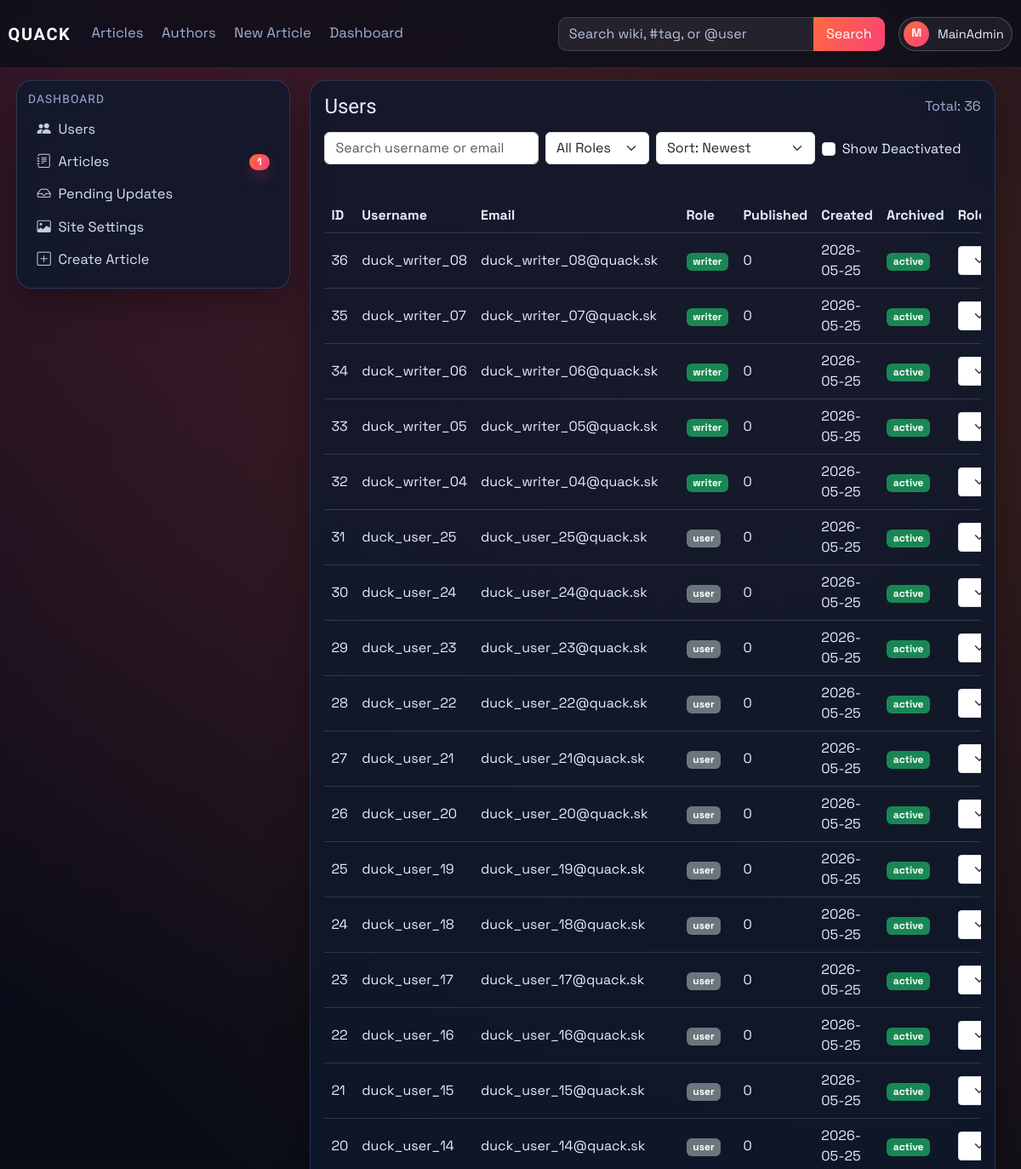
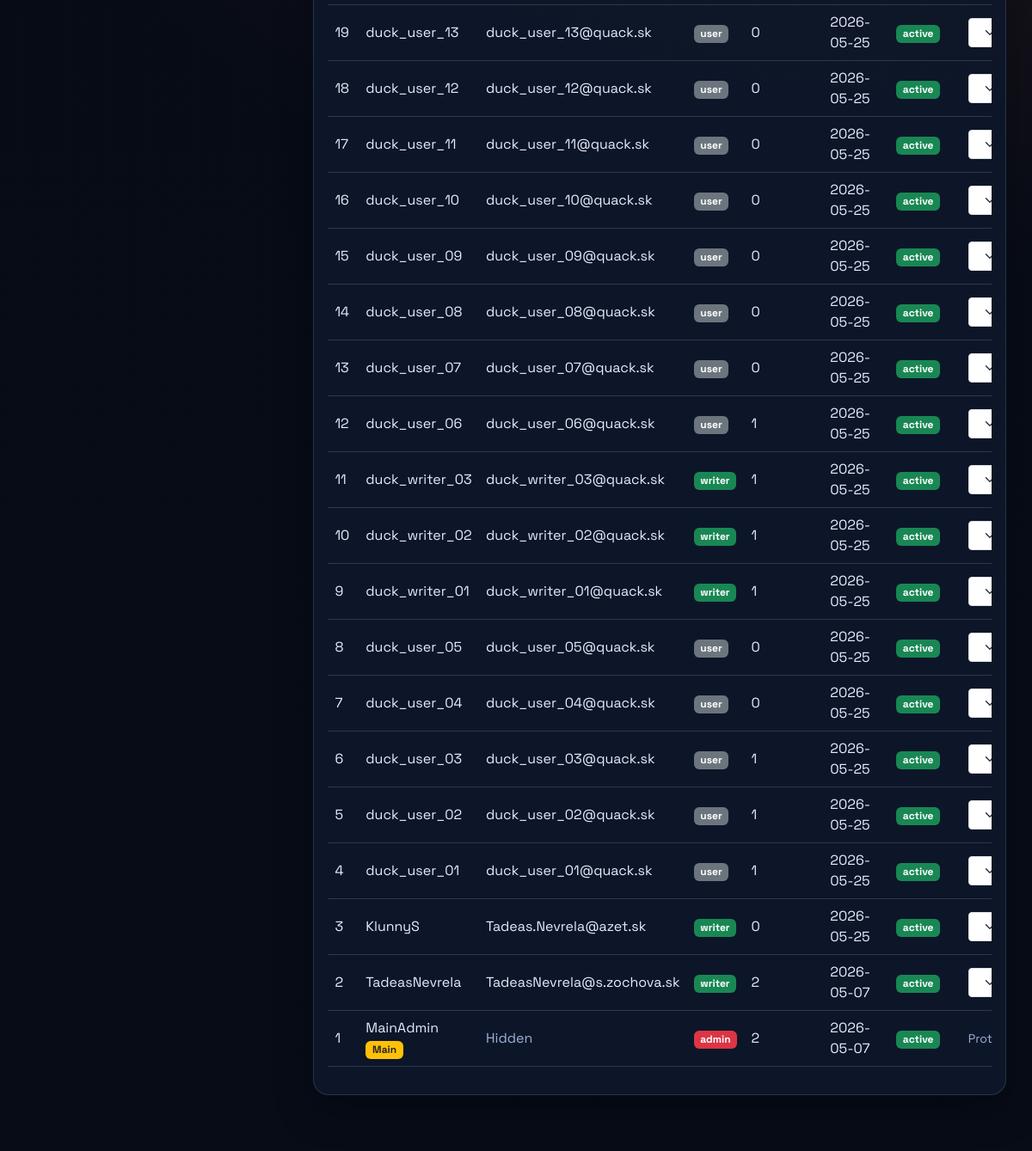
The page /dashboard/users (signed in, upper part) on the database as committed earlier (2 pictures, top to bottom).
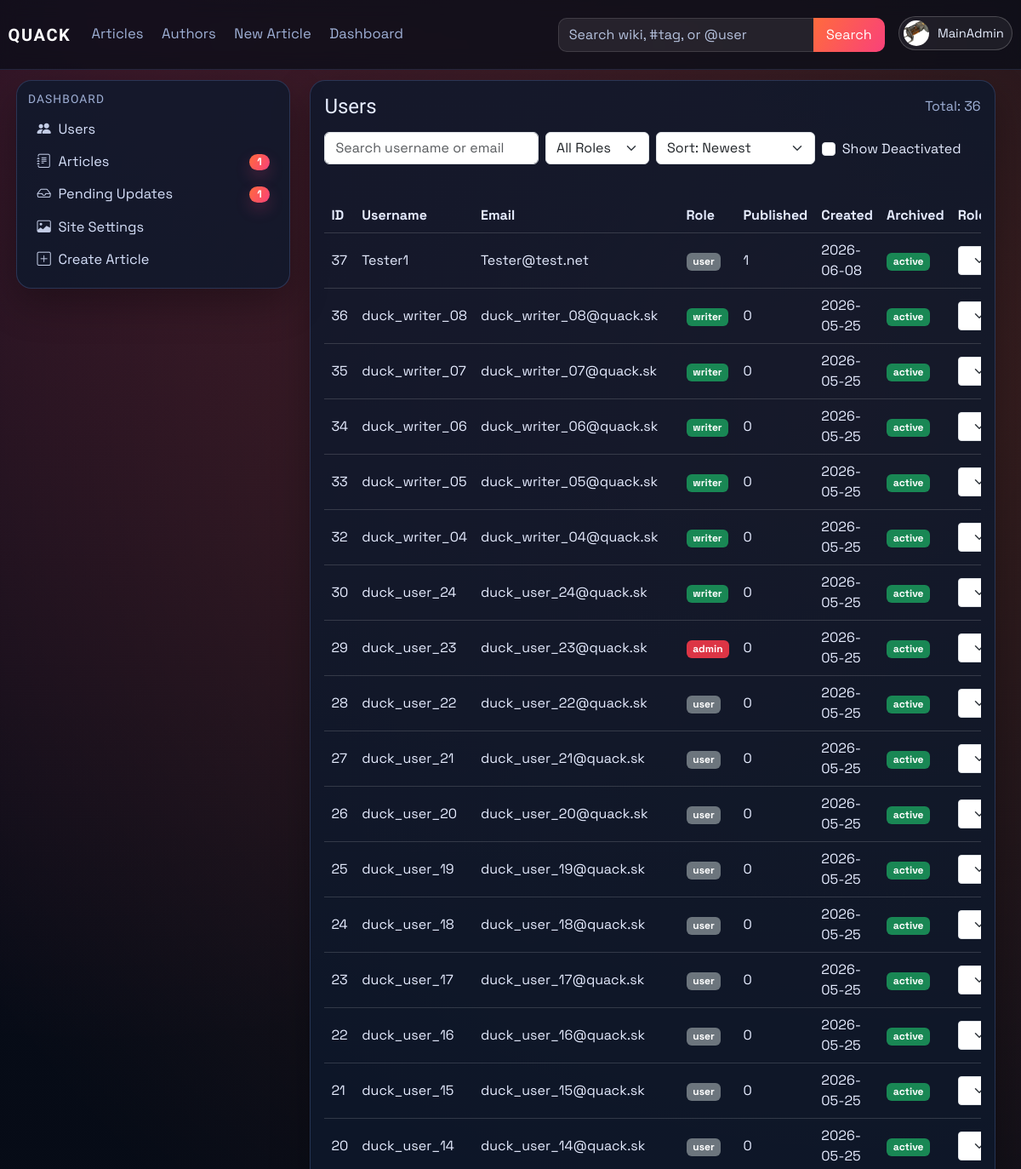
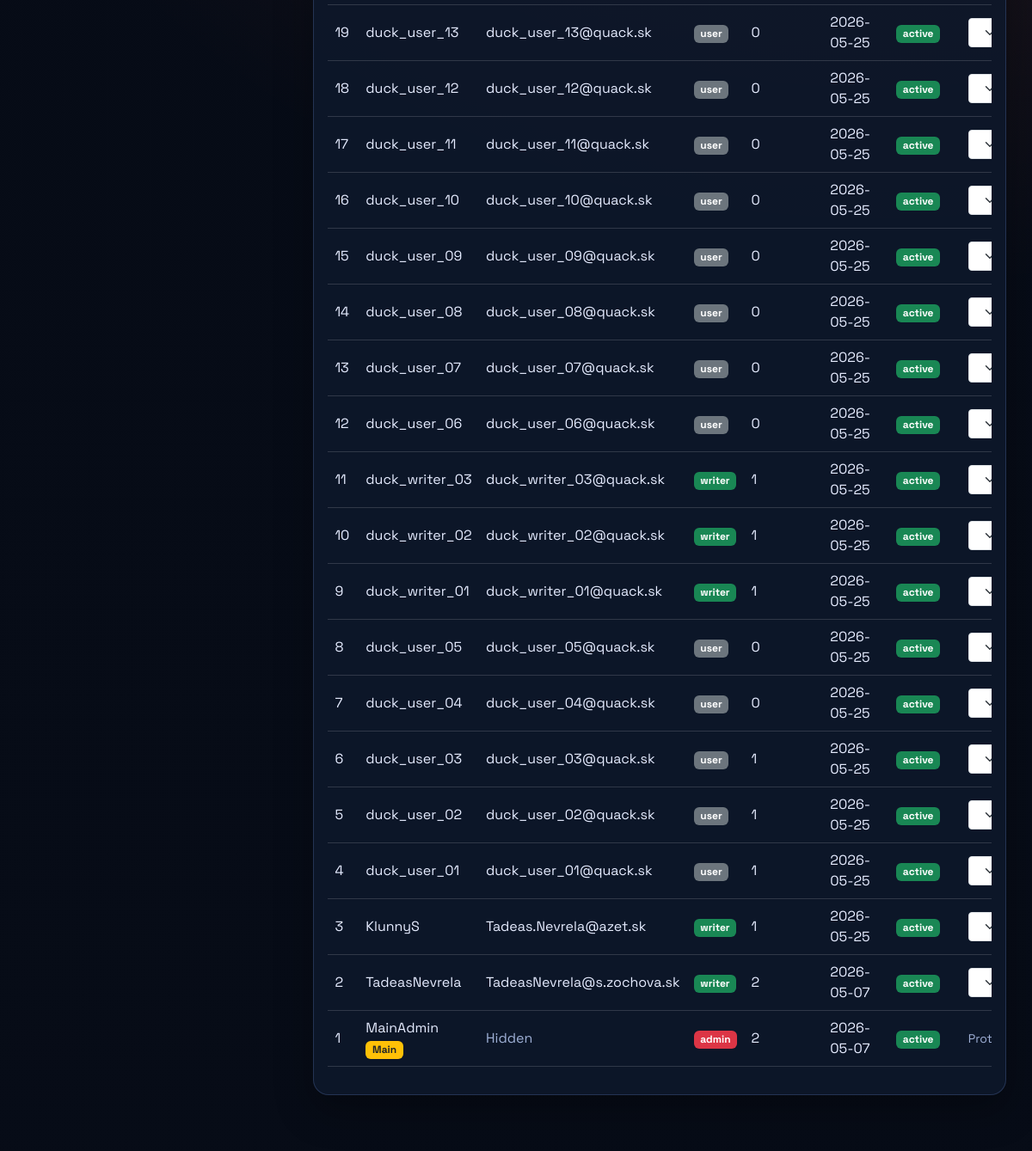
The same page on the database as committed later (2 pictures, top to bottom).
### models.py (models this page shows, shortened)
class User(db.Model, UserMixin):
    id = db.Column(db.Integer, primary_key=True)
    username = db.Column(db.String(120), unique=True, nullable=False)
    email = db.Column(db.String(120), unique=True, nullable=False)
    password_hash = db.Column(db.String(128), nullable=False)
    profile_image_url = db.Column(db.String(120), nullable=True)
    public_display_name = db.Column(db.String(80), nullable=True)
    public_bio = db.Column(db.Text, nullable=True)
    created_at = db.Column(db.DateTime, default=datetime.utcnow)
    role = db.Column(db.String(30), default='user')
    is_archived = db.Column(db.Boolean, default=False, nullable=False)
    archived_at = db.Column(db.DateTime, nullable=True)

### main.py (the view)
@app.route('/dashboard/users')
@role_required(['admin'])
def dashboard_users():
    search = (request.args.get('q') or '').strip()
    role_filter = (request.args.get('role') or 'all').strip().lower()
    show_archived = request.args.get('show_archived') == '1'
    sort = (request.args.get('sort') or 'newest').strip().lower()
    query = User.query
    if not show_archived:
        query = query.filter(User.is_archived.is_(False))
    if search:
        like = f'%{search}%'
        query = query.filter((User.username.ilike(like)) | (User.email.ilike(like)))
    if role_filter in {'user', 'writer', 'admin'}:
        query = query.filter(User.role == role_filter)
    sort_map = {
        'newest': User.created_at.desc(),
        'oldest': User.created_at.asc(),
        'username_az': User.username.asc(),
        'username_za': User.username.desc(),
        'role_az': User.role.asc(),
        'role_za': User.role.desc(),
    }
    users = query.order_by(sort_map.get(sort, User.created_at.desc())).all()
    all_published_counts = published_article_counts_by_user()
    published_counts = {user.username: all_published_counts.get(user.username, 0) for user in users}
    role_form = RoleForm()
    return render_template(
        'dashboard_users.html',
        users=users,
        published_counts=published_counts,
        role_form=role_form,
        search=search,
        role_filter=role_filter,
        show_archived=show_archived,
        sort=sort,
    )

### forms.py
class RoleForm(FlaskForm):
    role = SelectField("Role", choices=[
        ("user", "User"),
        ("writer", "Writer"),
        ("admin", "Admin"),
        ], validators=[DataRequired()])
    submit = SubmitField("Change")

### main.py (called while the page is built)
def get_site_settings():
    settings = SiteSettings.query.get(1)
    if not settings:
        settings = SiteSettings(id=1)
        db.session.add(settings)
        db.session.commit()
    return settings

@app.context_processor
def inject_site_settings():
    pending_counts = {'pending_articles': 0, 'pending_updates': 0}
    if current_user.is_authenticated and current_user.role in ['admin', 'writer']:
        pending_counts = {
            'pending_articles': Article.query.filter(
                Article.is_archived.is_(False),
                func.lower(func.trim(Article.status)) == 'pending',
            ).count(),
            'pending_updates': ArticleRevision.query.filter_by(status='pending').count(),
        }
    return {'site_settings': get_site_settings(), 'dashboard_pending_counts': pending_counts}

### templates/dashboard_users.html (shortened to what the changed rows need)
{% extends "_base.html" %}
{% block content %}
<div class="container-fluid px-0">
    <section id="users-section" class="card p-3">
        <div class="table-responsive">
            <table class="table table-hover align-middle">
                <thead>
                    <tr>
                        <th>ID</th>
                        <th>Username</th>
                        <th>Email</th>
                        <th>Role</th>
                        <th>Published</th>
                        <th>Created</th>
                        <th>Archived</th>
                        <th>Role Action</th>
                    </tr>
                </thead>
                <tbody>
                    {% for user in users %}
                    <tr>
                        <td>{{ user.id }}</td>
                        <td>
                            {% if user.is_archived %}
                            <span class="text-muted">{{ user.username }}</span>
                            {% else %}
                            <a href="{{ url_for('public_profile', username=user.username) }}">{{ user.username }}</a>
                            {% endif %}
                            {% if user.username == "MainAdmin" %} <span class="badge bg-warning text-dark">Main</span>{% endif %}
                        </td>
                        <td>
                            {% if user.username == "MainAdmin" %}
                                <span class="text-muted">Hidden</span>
                            {% else %}
                                {{ user.email }}
                            {% endif %}
                        </td>
                        <td>
                            {% if user.role == "admin" %}
                            <span class="badge bg-danger">admin</span>
                            {% elif user.role == "writer" %}
                            <span class="badge bg-success">writer</span>
                            {% else %}
                            <span class="badge bg-secondary">user</span>
                            {% endif %}
                        </td>
                        <td>{{ published_counts.get(user.username, 0) }}</td>
                        <td>{{ user.created_at.strftime('%Y-%m-%d') if user.created_at else '-' }}</td>
                        <td>
                            {% if user.is_archived %}
                            <span class="badge bg-secondary">deactivated</span>
                            {% else %}
                            <span class="badge bg-success">active</span>
                            {% endif %}
                        </td>
                        <td>
                            {% if user.is_archived %}
                                <span class="text-muted small">Deactivated user</span>
                            {% elif user.username == "MainAdmin" %}
                                <span class="text-muted small">Protected account</span>
                            {% elif user.id == current_user.id %}
                                <span class="text-muted small">Self-change blocked</span>
                            {% elif user.role == "admin" and current_user.username != "MainAdmin" %}
                                <span class="text-muted small">Only MainAdmin can modify admins</span>
                            {% else %}
                            <form method="POST" action="{{ url_for('set_role', user_id=user.id) }}" class="d-flex gap-2">
                                {{ role_form.role(class="form-select form-select-sm") }}
                            </form>
                            {% endif %}
                        </td>
                    </tr>
                    {% endfor %}
                </tbody>
            </table>
        </div>
    </section>
</div>
{% endblock %}

### templates/partials/navbar.html (shortened to what this page needs)
<nav class="navbar navbar-expand-lg main-nav">
    <div class="container-fluid nav-wrap">
        <a class="navbar-brand brand-mark" href="{{ url_for('index') }}">QUACK</a>
        <div class="collapse navbar-collapse" id="navbarNav">
            <ul class="navbar-nav me-auto nav-links">
                <li class="nav-item"><a class="nav-link" href="{{ url_for('articles') }}">Articles</a></li>
                <li class="nav-item"><a class="nav-link" href="{{ url_for('authors') }}">Authors</a></li>
                <li class="nav-item"><a class="nav-link" href="{{ url_for('create_article') }}">New Article</a></li>
                {% if current_user.is_authenticated and current_user.role == "admin" %}
                <li class="nav-item"><a class="nav-link" href="{{ url_for('dashboard_users') }}">Dashboard</a></li>
                {% elif current_user.is_authenticated and current_user.role == "writer" %}
                <li class="nav-item"><a class="nav-link" href="{{ url_for('dashboard_articles') }}">Dashboard</a></li>
                {% endif %}
            </ul>
            <ul class="navbar-nav ms-auto align-items-lg-center nav-tools">
                <li class="nav-item nav-search-wrap">
                    <form class="nav-search" method="GET" action="{{ url_for('site_search') }}">
                        {% set nav_query = request.args.get('q', '') %}
                        {% if request.endpoint == 'authors' and request.args.get('all') == '1' and nav_query %}
                            {% set nav_query = '@' ~ nav_query %}
                        {% elif request.endpoint not in ['articles', 'authors'] %}
                            {% set nav_query = '' %}
                        {% endif %}
                        <input class="form-control" type="search" name="q" value="{{ nav_query }}" placeholder="Search wiki, #tag, or @user">
                        <button class="btn btn-brand" type="submit">Search</button>
                    </form>
                </li>
                {% if current_user.is_authenticated %}
                <li class="nav-item dropdown ms-lg-3">
                    <a class="profile-trigger" href="#" role="button" data-bs-toggle="dropdown" aria-expanded="false">
                        {% if current_user.profile_image_url %}
                        <img class="profile-avatar profile-avatar-img" src="{{ url_for('static', filename='img/' ~ current_user.profile_image_url) }}" alt="{{ current_user.username }} profile picture">
                        {% else %}
                        <span class="profile-avatar">{{ current_user.username[0]|upper }}</span>
                        {% endif %}
                        <span class="profile-name">{{ current_user.username }}</span>
                    </a>
                </li>
                {% else %}
                <li class="nav-item ms-lg-3">
                    <a class="btn btn-outline-light nav-login-btn" href="{{ url_for('login') }}">Login</a>
                </li>
                {% endif %}
            </ul>
        </div>
    </div>
</nav>

Rows that differ between the two databases and show on the page:
no longer on this page (row edited): User: id "31", username "duck_user_25", email "duck_user_25@quack.sk", role "user", get "0", created_at "2026-05-25", is_archived "active"
changed User "MainAdmin": profile_image_url: picture added; username "M" → (not shown)
added User: id "37", username "Tester1", email "Tester@test.net", role "user", get "1", created_at "2026-06-08", is_archived "active"
changed User "duck_user_24": role "user" → "writer"
changed User "duck_user_23": role "user" → "admin"
computed for User "duck_user_06": get "1" → "0"
changed User "KlunnyS": get "0" → "1"
Other text that changed with them:
{{ dashboard_pending_counts.pending_updates }}: (not shown) → "1"
